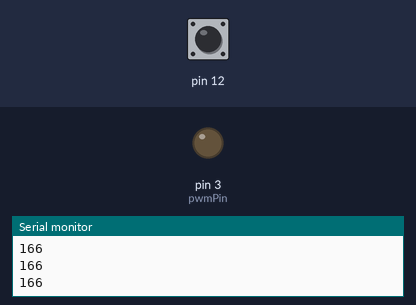
A sketch run on a simulated Arduino Uno, built with avr-gcc and run on an emulated ATmega328P. On the bench: output pins drawn as LEDs (lit = HIGH), the last lines printed to the serial monitor. Dashed ring = blinking. Inputs (shaded band) come from the test bench; at power-on: pin 12 HIGH.

Above: at 5.7 s.
5.8 s: pin 12 pulled LOW for 0.15 s
At 6.25 s:
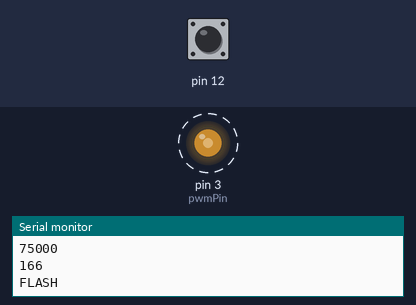
8.8 s: pin 12 pulled LOW for 3.2 s
At 12.42 s:
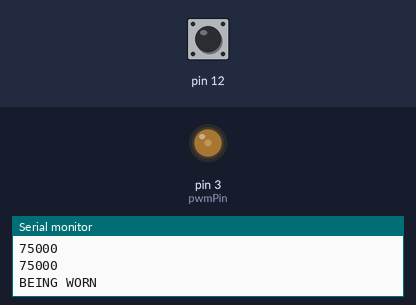
Timing chart, 0 to 17.2 s (numbered marks = the images above; inputs shaded):
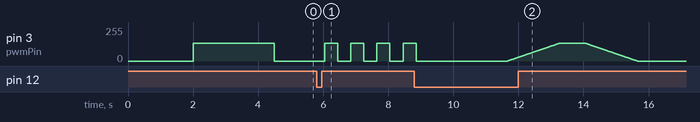

The sketch:

Hat.ino
```cpp
#include <CapacitiveSensor.h>

int pwmPin = 3;
int cycleDelay = 100;
int cycleCounter = 0;
int state = 0; //0: not worn  1: not worn, being tapped  2: being worn  3: being worn, being tapped
int prevState = 0;
int mode = 3; //1:off  2:flashing  3:perm on
boolean indicating = false; //indicating mode through flashes
int pwmVal = 135;
int pwmMin = 0;
int beingWornThreshold = 350;

CapacitiveSensor   cs_5_2 = CapacitiveSensor(8,12);

void setup()
{
  pinMode(pwmPin, OUTPUT);
  Serial.begin(9600);

  analogWrite(pwmPin, 0);
  delay(2000);
  analogWrite(pwmPin, pwmVal);
  delay(2500);
  analogWrite(pwmPin, 0);
}

void loop(){

  long total =  cs_5_2.capacitiveSensor(500);

  if(total < 175){state = 0;}  //!worn, !tapped
  if(total >= 175){state = 1;} //worn or tapped
//  if(total >= 750){state = 2;} //worn and tapped

  Serial.println(total);
//  Serial.print("   CycleCounter: ");
//  Serial.print(cycleCounter);
//  Serial.print("   State: ");
//  Serial.print(state);
//  Serial.print("   PrevState: ");
//  Serial.println(prevState);


  if(state == 0 && prevState > 0){
    analogWrite(pwmPin, 0);
    if(cycleCounter <5){
      mode = mode+1;
      if(mode == 5){mode = 1;}
      for(int i = 0; i<mode; i++){
        Serial.println("FLASH");
        analogWrite(pwmPin, pwmVal);
        delay(400);
        analogWrite(pwmPin, 0);
        delay(400);
      }
    }
    analogWrite(pwmPin, 0);
    cycleCounter = 0;
  }

  if(state == 1 && prevState == 0){
    cycleCounter = 1;
  }

  if(state >= 1 && prevState >= 1 && total >= beingWornThreshold){
    cycleCounter++;
    if(cycleCounter > 15){
      Serial.println("BEING WORN");

      if(mode==1){
        analogWrite(pwmPin, 0);
//        Serial.println("Light Off");
      }
      if(mode==2){
        if(total<900){
          analogWrite(pwmPin, pwmVal);
        }else if(total <1200){
          analogWrite(pwmPin, 0);
        }else if(total <1600){
          analogWrite(pwmPin, 20);
        }else{
          analogWrite(pwmPin, pwmVal);
        }
        Serial.print("Light On ");
      }
      if(mode==3){
        if(total<900){
          analogWrite(pwmPin, 0);
        }else if(total <1200){
          analogWrite(pwmPin, 20);
        }else if(total <1600){
          analogWrite(pwmPin, 40);
        }else{
          analogWrite(pwmPin, pwmVal);
        }
        Serial.print("Mode 3: Light Off except when touched ");
      }
      if(mode==4){
        for(int i=0;i<pwmVal;i++){
          analogWrite(pwmPin, i);
          delay(12);
        }

        delay(750);

        for(int i=pwmVal;i>0;i=i-1){
          analogWrite(pwmPin, i);
          delay(12);
        }
        analogWrite(pwmPin, 0);
        delay(1500);
        Serial.println("Blinking");
      }
    }
  }

  prevState = state;
  delay(cycleDelay);
}
```

Measured:
- after the input at 5.8 s, pin 3 (pwmPin): alternates 135/255 for 0.40 s and 0/255 for 0.40 s, starting after 0.25 s
